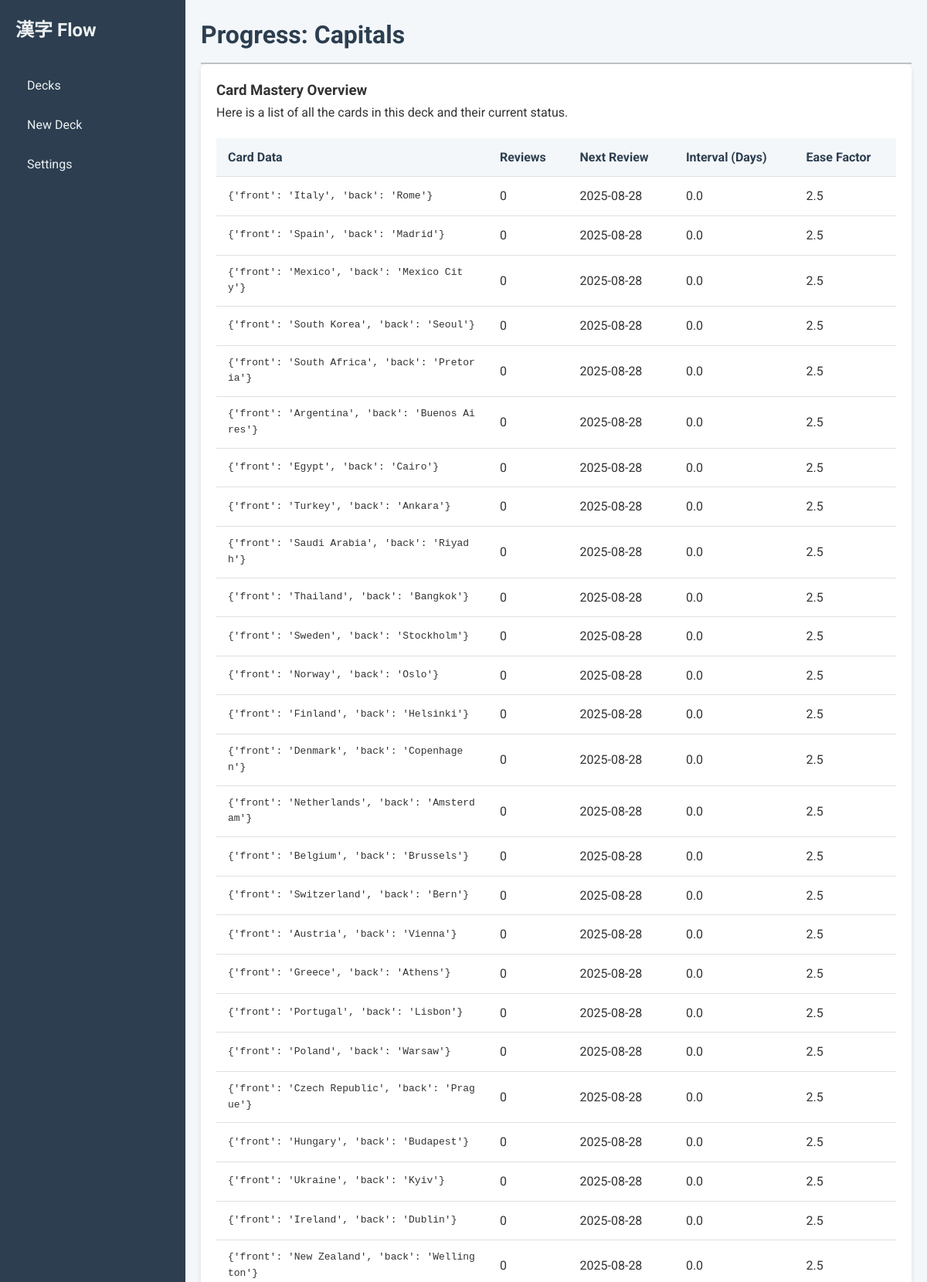
/progress/1 (upper part), run on the app's committed database.
### tables this page shows
CREATE TABLE decks (
            id INTEGER PRIMARY KEY AUTOINCREMENT,
            name TEXT NOT NULL UNIQUE,
            card_template TEXT NOT NULL,
            card_css TEXT NOT NULL,
            new_cards_per_day INTEGER,
            max_reviews_per_day INTEGER
        );

CREATE TABLE cards (
            id INTEGER PRIMARY KEY AUTOINCREMENT,
            deck_id INTEGER NOT NULL,
            data TEXT NOT NULL, -- Storing card data as a JSON string
            next_review_date TEXT,
            interval_days REAL DEFAULT 0.0,
            ease_factor REAL DEFAULT 2.5,
            reviews INTEGER DEFAULT 0,
            last_reviewed_date TEXT,
            FOREIGN KEY(deck_id) REFERENCES decks(id)
        );

### app/main.py (the view)
@app.get("/progress/{deck_id}", response_class=HTMLResponse)
async def deck_progress(request: Request, deck_id: int, db: sqlite3.Connection = Depends(get_database)):
    deck = crud.get_deck(db, deck_id)
    if not deck:
        return RedirectResponse(url="/decks")
    all_cards = crud.get_all_cards_in_deck(db, deck_id)
    all_cards_sorted = sorted(all_cards, key=lambda c: c.next_review_date)
    return templates.TemplateResponse(
        "progress_deck.html",
        {
            "request": request,
            "deck": deck,
            "all_cards": all_cards_sorted
        }
    )

### templates/progress_deck.html (shortened to what this page needs)
{% extends "base.html" %}
{% block page_title %}Progress: {{ deck.name }}{% endblock %}
{% block content %}
    <div class="card">
        <h3>Card Mastery Overview</h3>
        <p>Here is a list of all the cards in this deck and their current status.</p>
        {% if all_cards %}
            <table class="progress-table">
                <thead>
                    <tr>
                        <th style="width: 40%;">Card Data</th>
                        <th>Reviews</th>
                        <th>Next Review</th>
                        <th>Interval (Days)</th>
                        <th>Ease Factor</th>
                    </tr>
                </thead>
                <tbody>
                    {% for card in all_cards %}
                        <tr>
                            <td><pre style="white-space: pre-wrap; word-break: break-all; margin: 0; font-family: monospace;">{{ card.data }}</pre></td>
                            <td>{{ card.reviews }}</td>
                            <td>{{ card.next_review_date.strftime('%Y-%m-%d') if card.next_review_date else 'N/A' }}</td>
                            <td>{{ card.interval_days|round(1) }}</td>
                            <td>{{ card.ease_factor|round(2) }}</td>
                        </tr>
                    {% endfor %}
                </tbody>
            </table>
        {% else %}
            <p>This deck doesn't have any cards yet.</p>
        {% endif %}
    </div>
{% endblock %}

### static/css/style.css (style rules this page uses)
* { box-sizing: border-box; margin: 0; }
body { font-family: 'Roboto', 'Noto Sans JP', sans-serif; background-color: #f4f7f9; color: #333; line-height: 1.6; }
.card { background-color: #ffffff; border-radius: 8px; box-shadow: 0 4px 6px rgba(0, 0, 0, 0.1); padding: 20px; margin-bottom: 20px; }
.progress-table { width: 100%; border-collapse: collapse; margin-top: 20px; }
.progress-table th, .progress-table td { padding: 12px 15px; text-align: left; border-bottom: 1px solid #e0e0e0; }
.progress-table th { background-color: #f4f7f9; font-weight: 700; color: #2c3e50; }

### data on the page
decks: name "Capitals"
cards: data "{'front': 'Italy', 'back': 'Rome'}", reviews "0", next_review_date "2025-08-28", interval_days "0.0", ease_factor "2.5"
cards: data "{'front': 'Spain', 'back': 'Madrid'}", reviews "0", next_review_date "2025-08-28", interval_days "0.0", ease_factor "2.5"
cards: data "{'front': 'Mexico', 'back': 'Mexico City'}", reviews "0", next_review_date "2025-08-28", interval_days "0.0", ease_factor "2.5"
cards: data "{'front': 'South Korea', 'back': 'Seoul'}", reviews "0", next_review_date "2025-08-28", interval_days "0.0", ease_factor "2.5"
cards: data "{'front': 'South Africa', 'back': 'Pretoria'}", reviews "0", next_review_date "2025-08-28", interval_days "0.0", ease_factor "2.5"
cards: data "{'front': 'Argentina', 'back': 'Buenos Aires'}", reviews "0", next_review_date "2025-08-28", interval_days "0.0", ease_factor "2.5"
cards: data "{'front': 'Egypt', 'back': 'Cairo'}", reviews "0", next_review_date "2025-08-28", interval_days "0.0", ease_factor "2.5"
cards: data "{'front': 'Turkey', 'back': 'Ankara'}", reviews "0", next_review_date "2025-08-28", interval_days "0.0", ease_factor "2.5"
cards: data "{'front': 'Saudi Arabia', 'back': 'Riyadh'}", reviews "0", next_review_date "2025-08-28", interval_days "0.0", ease_factor "2.5"
cards: data "{'front': 'Thailand', 'back': 'Bangkok'}", reviews "0", next_review_date "2025-08-28", interval_days "0.0", ease_factor "2.5"
cards: data "{'front': 'Sweden', 'back': 'Stockholm'}", reviews "0", next_review_date "2025-08-28", interval_days "0.0", ease_factor "2.5"
cards: data "{'front': 'Norway', 'back': 'Oslo'}", reviews "0", next_review_date "2025-08-28", interval_days "0.0", ease_factor "2.5"
cards: data "{'front': 'Finland', 'back': 'Helsinki'}", reviews "0", next_review_date "2025-08-28", interval_days "0.0", ease_factor "2.5"
cards: data "{'front': 'Denmark', 'back': 'Copenhagen'}", reviews "0", next_review_date "2025-08-28", interval_days "0.0", ease_factor "2.5"
cards: data "{'front': 'Netherlands', 'back': 'Amsterdam'}", reviews "0", next_review_date "2025-08-28", interval_days "0.0", ease_factor "2.5"
cards: data "{'front': 'Belgium', 'back': 'Brussels'}", reviews "0", next_review_date "2025-08-28", interval_days "0.0", ease_factor "2.5"
cards: data "{'front': 'Switzerland', 'back': 'Bern'}", reviews "0", next_review_date "2025-08-28", interval_days "0.0", ease_factor "2.5"
cards: data "{'front': 'Austria', 'back': 'Vienna'}", reviews "0", next_review_date "2025-08-28", interval_days "0.0", ease_factor "2.5"
cards: data "{'front': 'Greece', 'back': 'Athens'}", reviews "0", next_review_date "2025-08-28", interval_days "0.0", ease_factor "2.5"
cards: data "{'front': 'Portugal', 'back': 'Lisbon'}", reviews "0", next_review_date "2025-08-28", interval_days "0.0", ease_factor "2.5"
cards: data "{'front': 'Poland', 'back': 'Warsaw'}", reviews "0", next_review_date "2025-08-28", interval_days "0.0", ease_factor "2.5"
cards: data "{'front': 'Czech Republic', 'back': 'Prague'}", reviews "0", next_review_date "2025-08-28", interval_days "0.0", ease_factor "2.5"
cards: data "{'front': 'Hungary', 'back': 'Budapest'}", reviews "0", next_review_date "2025-08-28", interval_days "0.0", ease_factor "2.5"
cards: data "{'front': 'Ukraine', 'back': 'Kyiv'}", reviews "0", next_review_date "2025-08-28", interval_days "0.0", ease_factor "2.5"
cards: data "{'front': 'Ireland', 'back': 'Dublin'}", reviews "0", next_review_date "2025-08-28", interval_days "0.0", ease_factor "2.5"
cards: data "{'front': 'New Zealand', 'back': 'Wellington'}", reviews "0", next_review_date "2025-08-28", interval_days "0.0", ease_factor "2.5"
